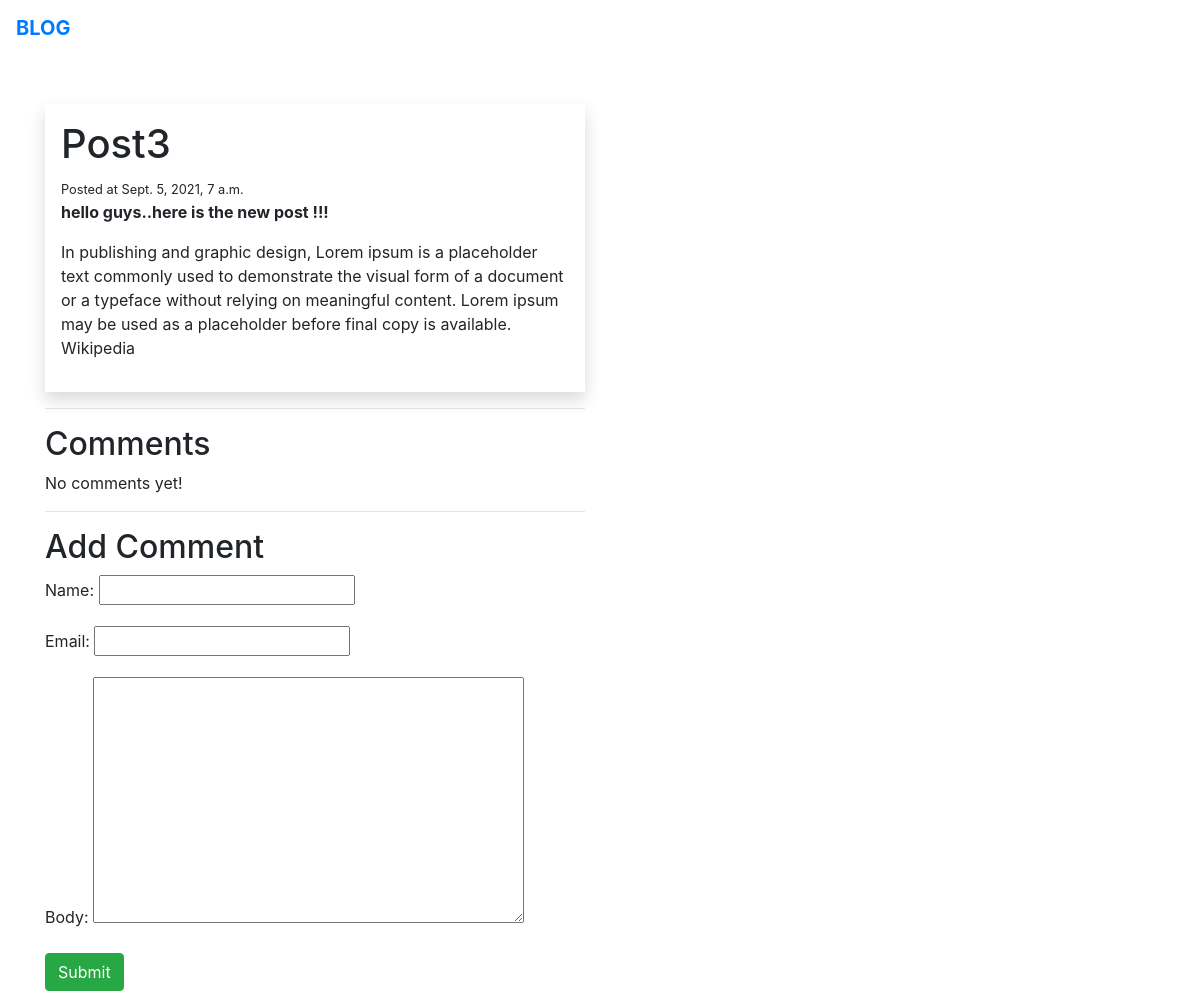
The page /post-3/ on the database its author committed.
### blog/models.py (models this page shows)
class Post(models.Model):
    title = models.CharField(max_length=255)
    slug = models.SlugField()
    intro = models.TextField()
    body = models.TextField()
    date_added = models.DateTimeField(auto_now_add=True)
    class Meta:
        ordering = ['-date_added']

### blog/views.py (the view)
# urls.py: path('<slug:slug>/', index, name='index'),
def index(request, slug):
    post = Post.objects.get(slug=slug)
    if request.method == 'POST':
        form = CommentForm(request.POST)
        if form.is_valid():
            comment = form.save(commit=False)
            comment.post = post
            comment.save()
            return redirect('index', slug=post.slug)
    else:
        form = CommentForm()
    return render(request, 'index.html', {'post': post, 'form': form})

### blog/forms.py
class CommentForm(forms.ModelForm):
    class Meta:
        model = Comment
        fields = ['name', 'email', 'body']

### blog/templates/index.html (shortened to what this page needs)
{% extends 'base.html' %}
{% block content %}
                   <div class="p-3 shadow">
<h1 class="title">{{ post.title }}</h1>
<small> Posted at {{ post.date_added }}</small>
<p><strong>{{ post.intro }}</strong></p>
<p>{{ post.body }}</p>
                   </div>
<hr>
<h2 class="subtitle">Comments</h2>
{% for comment in post.comments.all %}
<article class="media">
    <div class="media-content">
        <div class="content">
            <p>
                <strong>{{ comment.name }}</strong> <small>{{ comment.date_added }}</small>
                <br>
                {{ comment.body }}
            </p>
        </div>
    </div>
</article>
{% empty %}
<div class="notification">
    <p>No comments yet!</p>
</div>
{% endfor %}
<hr>
<h2 class="subtitle">Add Comment</h2>
<form method="post"  action=".">
    {{ form.as_p }}
    <div class="field">
        <div class="control">
            <button class="btn btn-success">Submit</button>
        </div>
    </div>
</form>
{% endblock %}

### rows shown on the page
Post: title "Post3", date_added "Sept. 5, 2021, 7 a.m.", intro "hello guys..here is the new post !!!", body "In publishing and graphic design, Lorem ipsum is a placeholder text commonly used to demonstrate the visual form of a document or a typeface without relying on meaningful content. Lorem ipsum may be used as a placeholder before final copy is available. Wikipedia"
